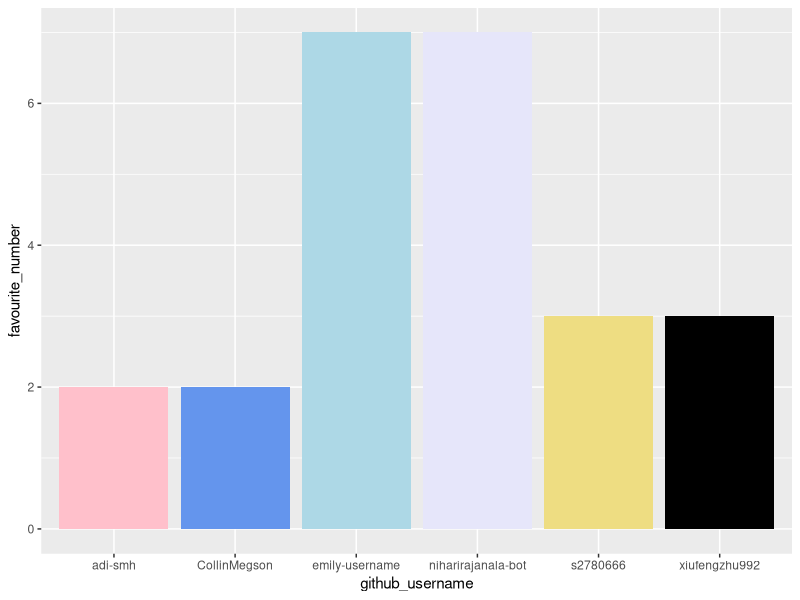
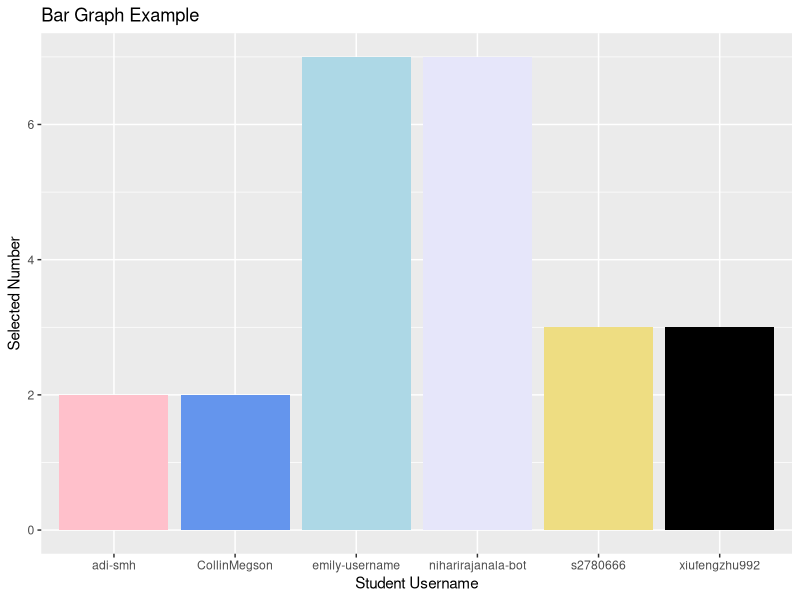
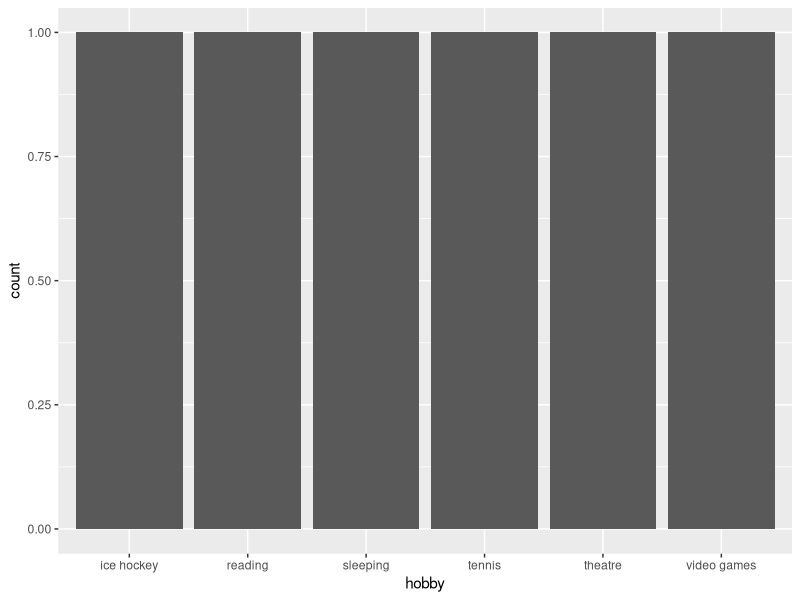

Reproduce these figures in R, in order.
## ---- chunk 1
library(tidyverse) 
## ---- chunk 2
team_data <- tibble(
  name = c("Adi", "Niharika", "Collin", 
           "Xu Sun/Emily", "Xiu Feng/Judy", "Cecilia"),
  github_username = c("adi-smh", "niharirajanala-bot", "CollinMegson", 
                      "emily-username", "xiufengzhu992", "s2780666"), 
  colour = c("pink", "lavender", "cornflowerblue", 
             "lightblue", "black", "lightgoldenrod"),
  hobby = c("theatre", "reading", "tennis", 
            "ice hockey", "video games", "sleeping"),
  favourite_number = c(2, 7, 2, 7, 3, 3)
  )

team_data
## ---- chunk 3
p1 <- ggplot(data = team_data, 
             mapping = aes(x = github_username, 
                           y = favourite_number,
                           fill = colour), 
             ) +
   geom_col() +
   scale_fill_identity()
p1
## ---- chunk 4
p1 + labs(x = "Student Username", 
          y = "Selected Number",
          title = "Bar Graph Example")
## ---- chunk 5
p2 <- ggplot(team_data, aes(x = hobby)) +
  geom_bar()
p2
